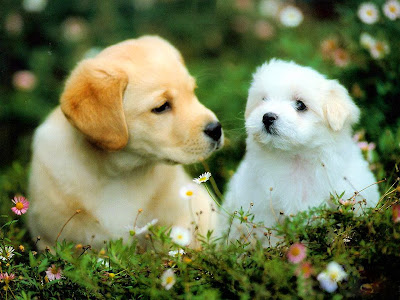
#> input picture dog.jpg, 400 x 300 px
$ jupyter execute rgb2pencilsketch.ipynb
#> lines starting #> are read from the running program, lines starting #| are printed output that depends on the picture
[cell 1]
import cv2
import matplotlib.pyplot as plt

[cell 2]
img=cv2.imread('dog.jpg')
#> img is the input picture: shape (300, 400, 3); mean B, G, R 83.7, 120.4, 112.2
img=cv2.cvtColor(img,cv2.COLOR_BGR2RGB)
plt.figure(figsize=(8,4))
plt.imshow(img)
plt.axis('off')
plt.title('Original image')

[cell 3]
gray_img=cv2.cvtColor(img,cv2.COLOR_BGR2GRAY)
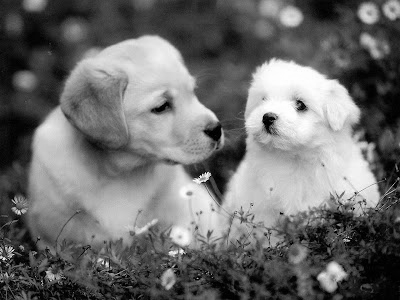
#> gray_img: shape (300, 400); min 0, max 255, mean 108.5
plt.figure(figsize=(8,4))
plt.imshow(gray_img,cmap='gray')
plt.axis('off')
plt.title('Gray image')

[cell 4]
inverted=cv2.bitwise_not(gray_img)
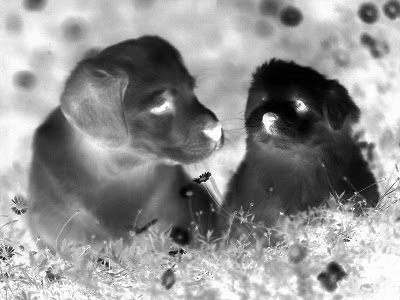
#> inverted: shape (300, 400); min 0, max 255, mean 146.5
plt.figure(figsize=(8,4))
plt.imshow(inverted,cmap='gray')
plt.axis('off')
plt.title('Inverted image')

[cell 5]
Gsn_image = cv2.GaussianBlur(inverted,(7,9),sigmaX=0,sigmaY=0)
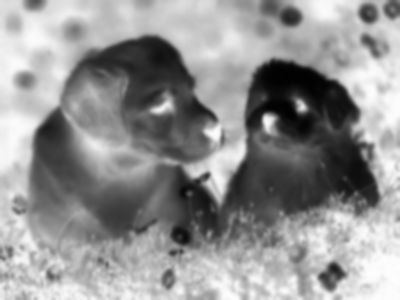
#> Gsn_image: shape (300, 400); min 1, max 254, mean 146.5
plt.figure(figsize=(8,6))
plt.imshow(Gsn_image,cmap='gray')
plt.axis('off')
plt.title('Gaussian Blur Image')
plt.show()

[cell 6]
pencil_sktch=cv2.divide(gray_img,255-Gsn_image,scale=255)
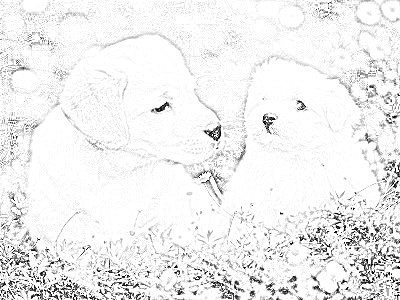
#> pencil_sktch: shape (300, 400); min 0, max 255, mean 239.1
plt.figure(figsize=(10,7))
plt.imshow(pencil_sktch,cmap='gray')
plt.axis('off')
plt.title('Pencil Sketch')
plt.show()
